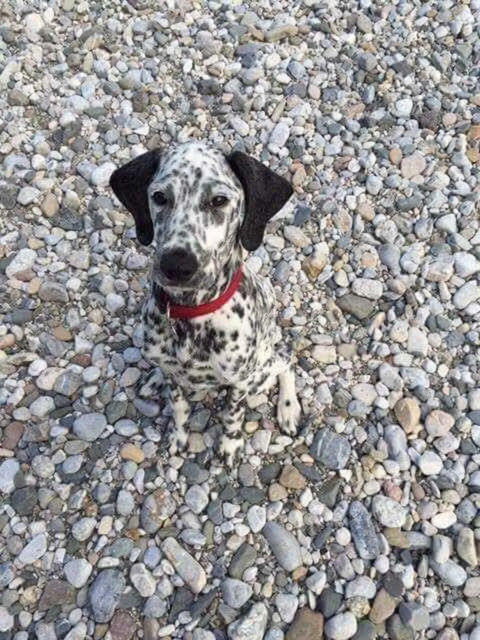
//> input picture lab4/imgs/dog_rocks.webp, 960 x 1280 px (shown at 1/2 size)
$ ./task2   (built with g++ and OpenCV 4)
//> lines starting //> are read from the running program, lines starting //| are printed output that depends on the picture; after the words box and inside, x2 and y2 are one past the last pixel; in counts of white or black regions, pixels touching at a corner belong together
#include "opencv2/opencv.hpp"

using namespace cv;

void exMyGrubCut(Mat& src, Mat& dst, Mat& mask,int x1, int y1, int x2, int y2)
{
    Rect rect = Rect(Point(x1, y1), Point(x2, y2));
    Mat bg_model, fg_model;
    grabCut(src, dst, rect, bg_model, fg_model, 5, GC_INIT_WITH_RECT);

    compare(dst, GC_PR_FGD, dst, CMP_EQ);

    src.copyTo(mask, dst);
    rectangle(src, rect, Scalar(255, 255, 255), 2, 8, 0);

}


int main()
{
    Mat img = imread("./imgs/dog_rocks.webp");
//> img is the input picture: 1280 rows x 960 cols, CV_8UC3; mean B, G, R 147.8, 147.4, 149
    resize(img, img, Size(img.cols / 2, img.rows / 2), 0, 0, INTER_AREA);
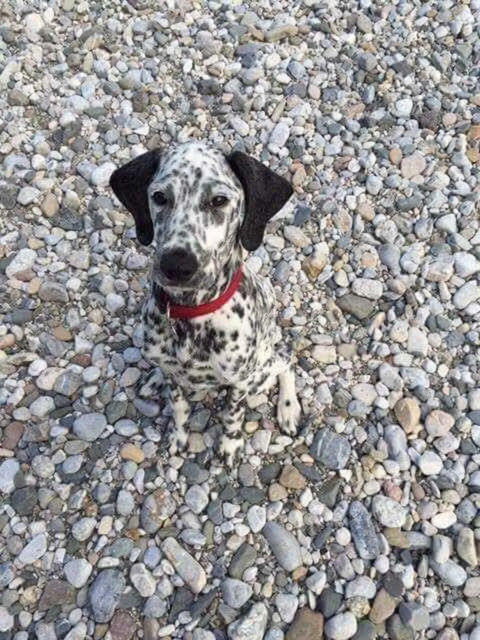
//> img: 640 rows x 480 cols, CV_8UC3; mean B, G, R 148, 147.5, 149.1
    Mat dst(img.size(), img.type());

    Mat mask(img.size(), CV_8UC3, Scalar(255, 255, 255));

    exMyGrubCut(img, dst, mask, 105, 145, 305, 450);
//> in exMyGrubCut, `grabCut(src, dst, rect, bg_model, fg_model, 5, GC_INIT_WITH_RECT);`:
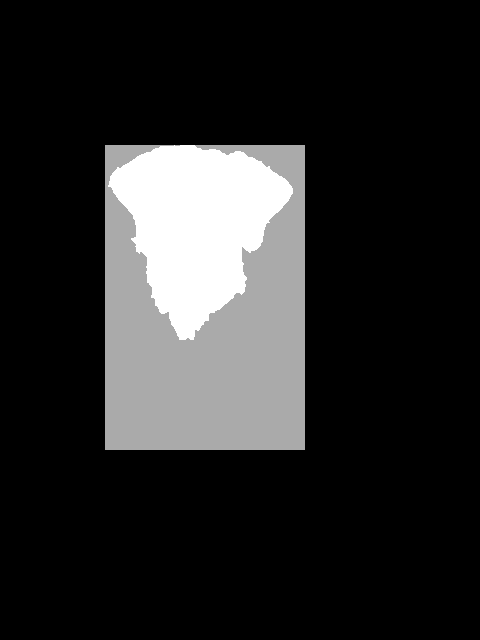
//> dst: 640 rows x 480 cols, CV_8UC1; min 0, max 3, mean 0.466; drawn with min black and max white
//> in exMyGrubCut, `grabCut(src, dst, rect, bg_model, fg_model, 5, GC_INIT_WITH_RECT);`: bg_model = 65 values, max 388.8 at index 29, min 0.18 at index 3, mean 142.8; fg_model = 65 values, max 2102.7 at index 28, min 0.119 at index 1, mean 347.7
//> in exMyGrubCut, `compare(dst, GC_PR_FGD, dst, CMP_EQ);`:
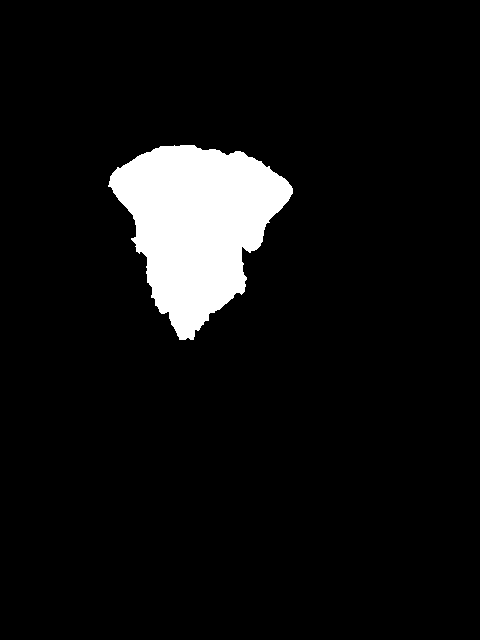
//> dst: 640 rows x 480 cols, CV_8UC1; 6.9% white; 1 white region, box (x1, y1, x2, y2) and area: (108, 145, 293, 340) 21126
//> in exMyGrubCut, `src.copyTo(mask, dst);`:
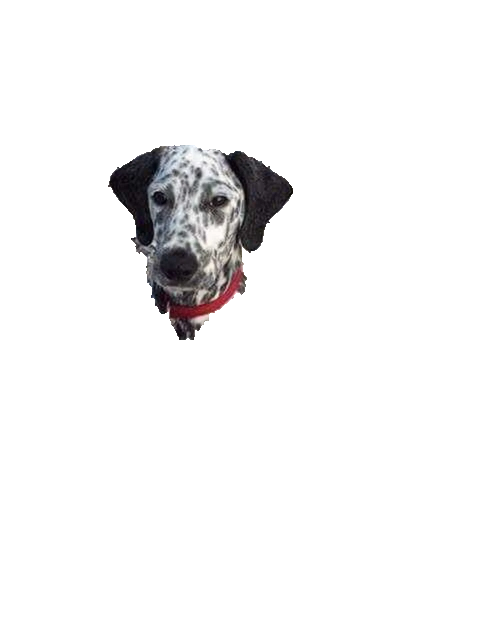
//> mask: 640 rows x 480 cols, CV_8UC3; mean B, G, R 244.5, 244.2, 244.6
//> in exMyGrubCut, `rectangle(src, rect, Scalar(255, 255, 255), 2, 8, 0);`:
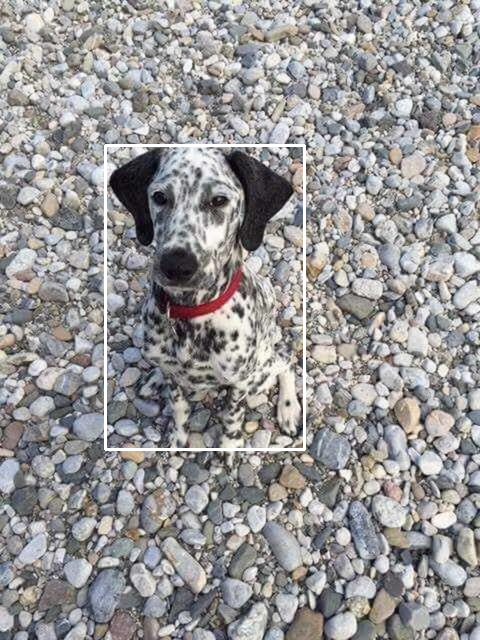
//> src: 640 rows x 480 cols, CV_8UC3; 0.98% of pixels changed, all inside (x1, y1, x2, y2) = (104, 144, 306, 451)

    imshow("image", img);
    imshow("mask", mask);
    imshow("result", dst);

    waitKey(0);

}

//boundary for differen images x1, y1, x2, y2 respectivly
//cat.png: 0, 50, 370, 430
//sheperd.jpg 160, 50, 410, 330
//zebra.jpg 35, 45, 410, 350
